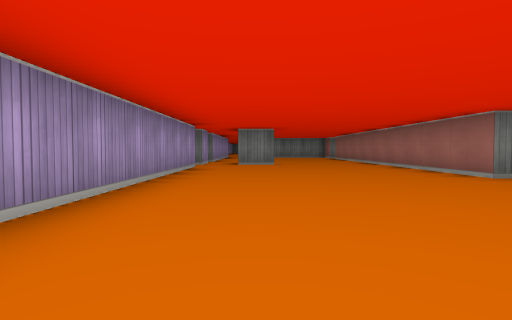
[1] (above)

24 first-person views from a walk through a cub3D level. The camera is about half as high as the walls, tilts 2° down and sees 80° across. The floor is counted in squares. Each view is taken from the middle of a square. On the plan, view 1 faces up. The plan holds only what a view shows up to about 9 squares ahead; the rest is blank.

[2]
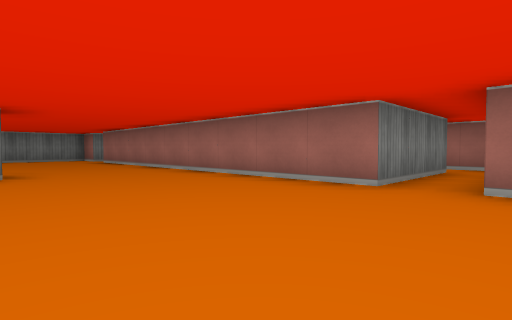

[3]
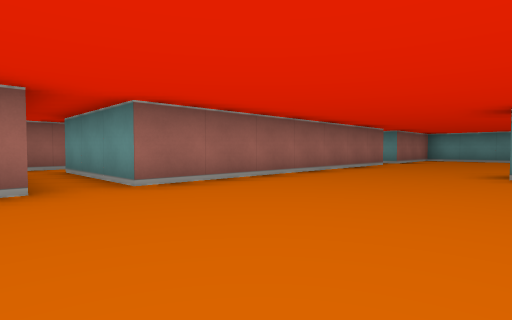

[4]
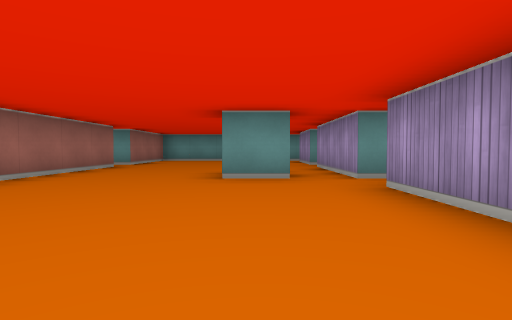

[5]
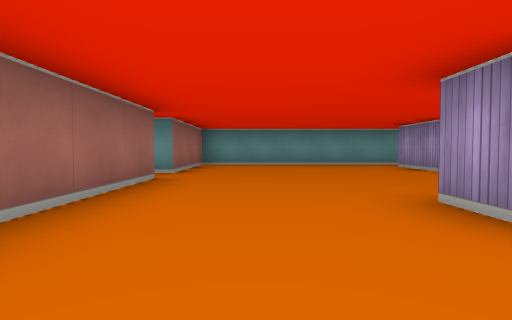

[6]
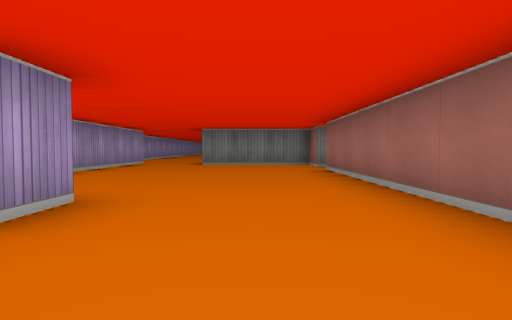

[7]
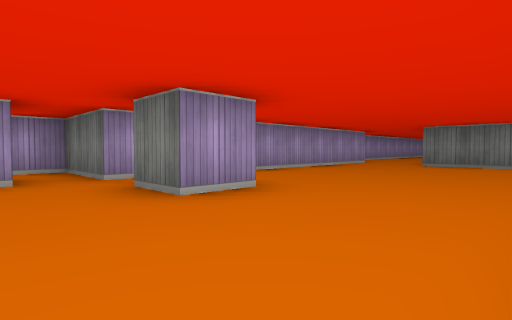

[8]
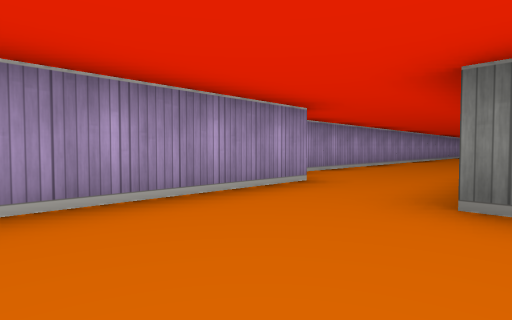

[9]
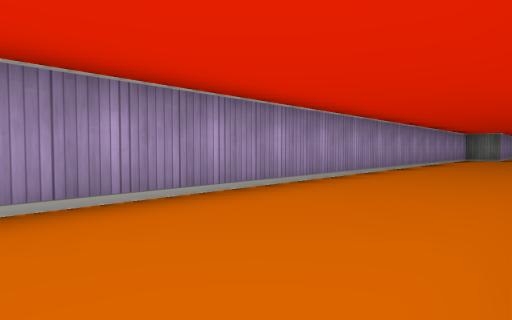

[10]
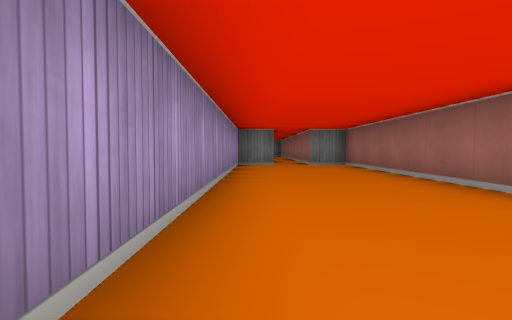

[11]
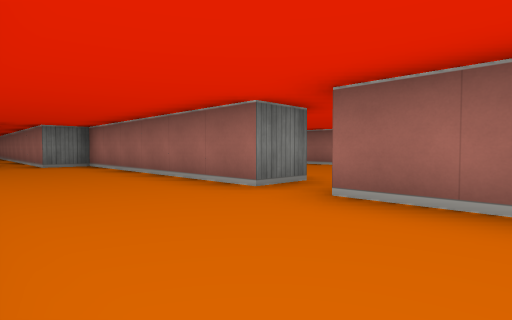

[12]
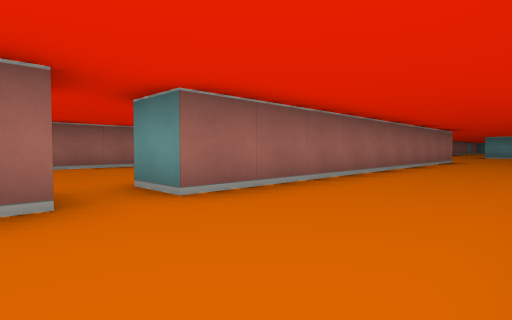

[13]
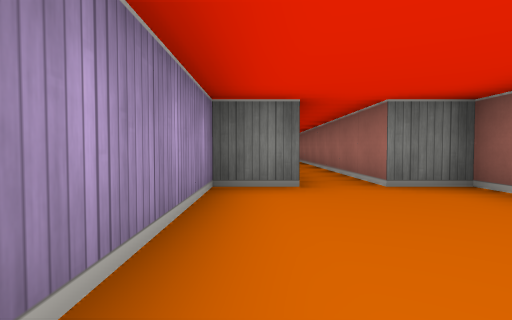

[14]
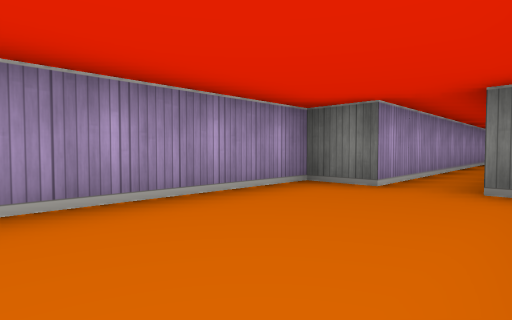

[15]
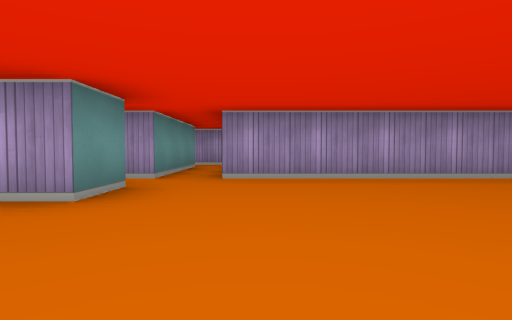

[16]
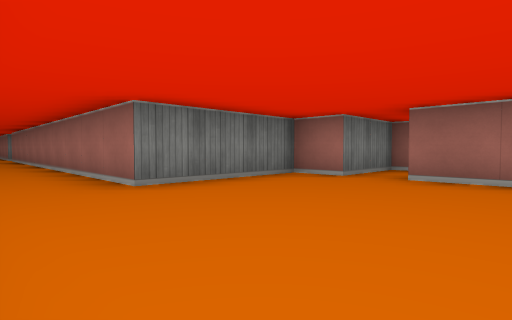

[17]
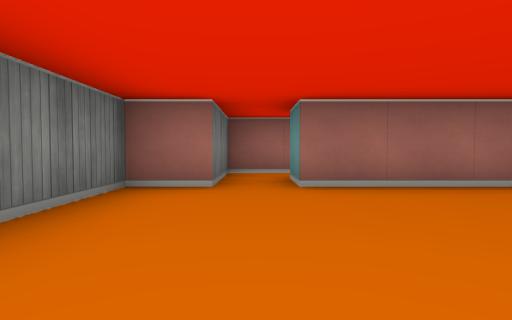

[18]
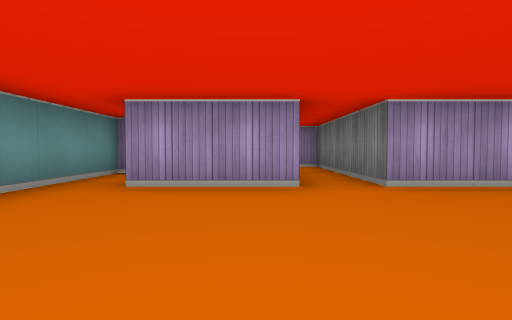

[19]
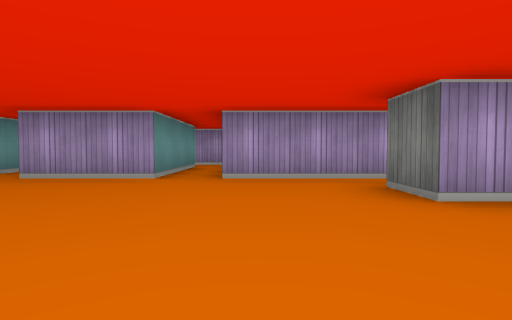

[20]
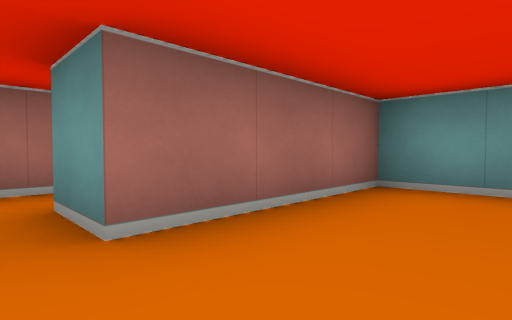

[21]
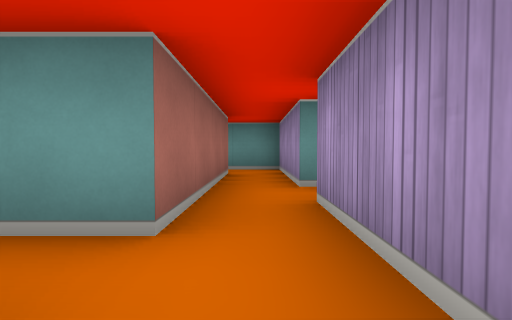

[22]
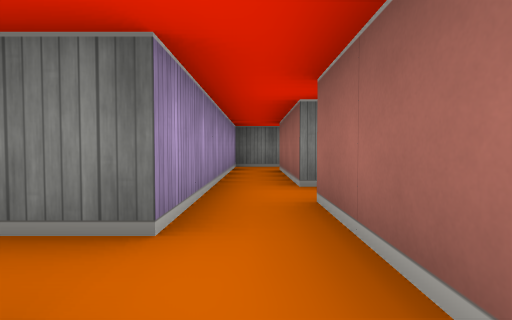

[23]
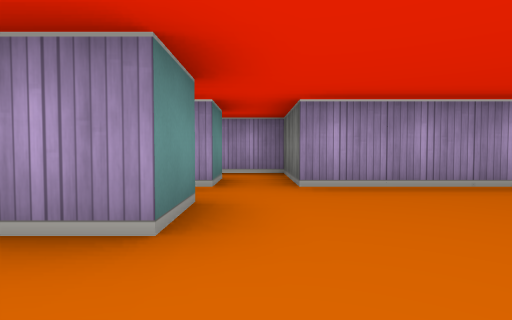

[24]
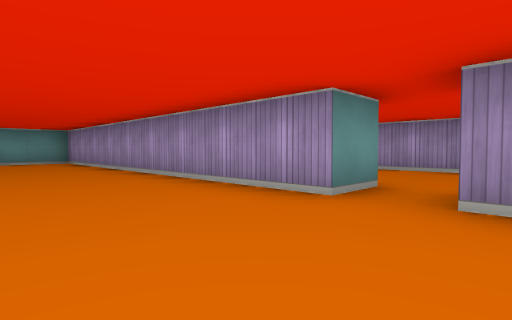

### Floor plan
Ten units are one square. View 1 is at (0, 0); x grows to the right and y downward. Boxes are objects, and circles mark ways between rooms. Rooms are numbered by the first view taken in them; rooms with no view inside come last. Other rooms are left out.
<svg viewBox="-60 -400 140 480">
<path fill="none" stroke="#000" d="M-5 -95 5 -95 5 -85 -5 -85M-15 -95 -15 -85M-15 -76 -15 -5M-15 -165 -15 -105M45 -145 35 -145 35 -155 5 -155 5 -255 15 -255M65 -45 35 -45 35 -135 45 -135M75 -32 75 -48M-5 5 5 5 5 15 -5 15M-15 5 -15 35 -55 35 -55 48M45 35 35 35 35 -35 65 -35M15 -265 5 -265 5 -325 -5 -325 -5 -380M-45 45 -15 45 -15 65M-35 75 35 75 35 45 45 45M-15 -395 -15 -325 -25 -325 -25 -179M55 25 64 25M55 15 55 -14M56 -25 45 -25 45 25M55 65 55 45M45 45 45 75 56 75M15 -255 15 -165 31 -165M55 -238 55 -255M55 -284 55 -292M-25 5 -15 5M-15 -5 -35 -5 -35 6M45 25 45 35M55 45 55 25M55 -134 55 -145 45 -145"/>
<circle cx="10" cy="-260" r="3" fill="#2a7"/>
<circle cx="-20" cy="0" r="3" fill="#2a7"/>
<circle cx="40" cy="40" r="3" fill="#2a7"/>
<circle cx="40" cy="-140" r="3" fill="#2a7"/>
<circle cx="50" cy="30" r="3" fill="#2a7"/>
<circle cx="50" cy="55" r="3" fill="#2a7"/>
<text x="0" y="-110">1</text>
<text x="70" y="20">2</text>
<text x="50" y="60">3</text>
<text x="30" y="-250">4</text>
<text x="-30" y="0">5</text>
<text x="50" y="30">6</text>
<text x="50" y="-140">7</text>
</svg>
Room 1 opens to room 4. Room 1 opens to room 5. Room 1 opens to room 6. Room 1 opens to room 7. Room 2 opens to room 6. Room 3 opens to room 6.

Where each view was taken, in squares from view 1:
view 1: 0 up, 0 right, facing up
view 2: 3 up, 0 right, facing up-right
view 3: 5 up, 0 right, facing down-right
view 4: 4 up, 0 right, facing down
view 5: 1 up, 2 right, facing down
view 6: 7 up, 2 right, facing up
view 7: 7 up, 3 right, facing up-left
view 8: 13 up, 1 right, facing up-left
view 9: 19 up, 0 right, facing up-left
view 10: 24 up, 2 left, facing up
view 11: 24 up, 2 left, facing up-right
view 12: 27 up, 2 left, facing down-right
view 13: 29 up, 2 left, facing up
view 14: 29 up, 0 right, facing up-left
view 15: 11 up, 3 right, facing left
view 16: 12 up, 1 left, facing up-right
view 17: 14 up, 0 right, facing right
view 18: 5 down, 2 right, facing left
view 19: 3 down, 3 right, facing left
view 20: 4 down, 2 right, facing down-right
view 21: 1 down, 5 right, facing down
view 22: 5 down, 5 right, facing up
view 23: 0 up, 2 right, facing left
view 24: 27 up, 4 right, facing down-left
